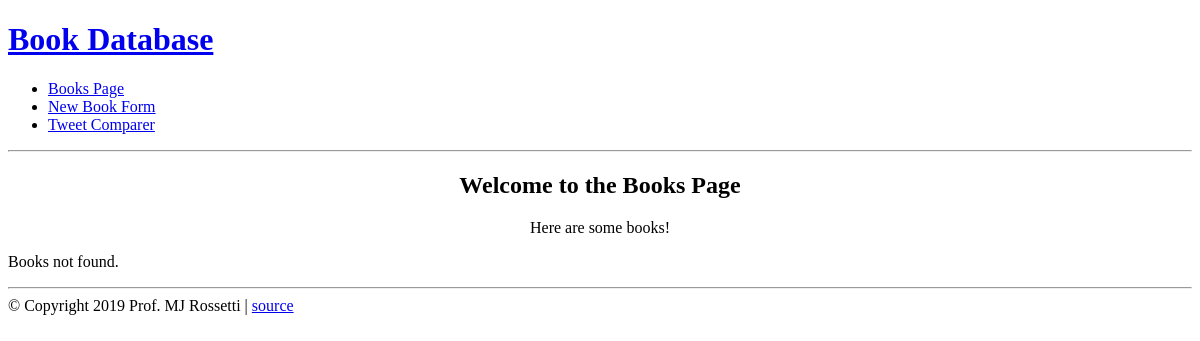
Before: /books with the older database file.
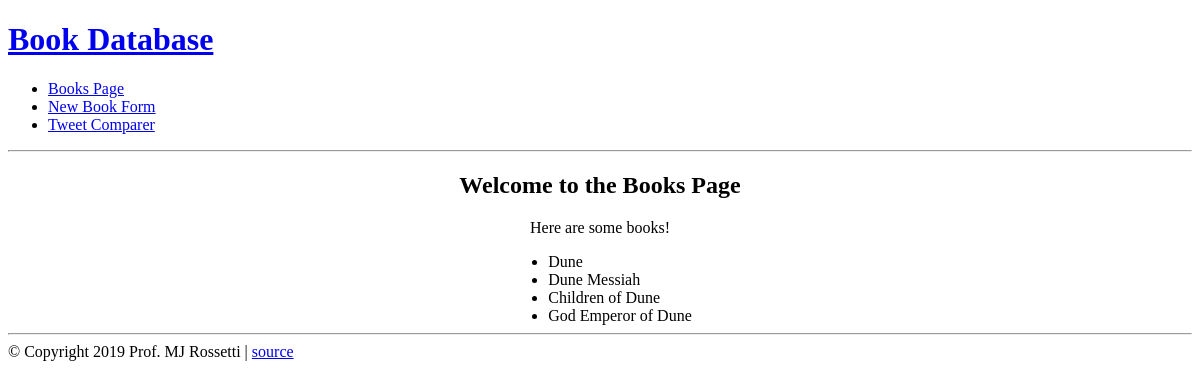
After: the same page with the newer database file.
### web_app/models.py (models this page shows)
class Book(db.Model):
    id = db.Column(db.Integer, primary_key=True)
    title = db.Column(db.String(128))
    author_id = db.Column(db.String(128))

### web_app/routes/book_routes.py (the view)
@book_routes.route("/books")
def list_books_for_humans():
    book_records = Book.query.all()
    print(book_records)
    return render_template("books.html", message="Here are some books!", books=book_records)

### web_app/templates/books.html (shortened to what this page needs)
{% extends "layout.html" %}
{% block content %}
    <h2 align="center">Welcome to the Books Page</h2>
    <p align="center">{{ message }}</p>
    {% if books %}
        <div align="center">
            <ul style="display: table; margin:0 auto;">
                {% for book in books %}
                <li align="left">{{ book.title }}</li>
                {% endfor %}
            </ul>
        </div>
    {% else %}
        <p>Books not found.</p>
    {% endif %}
{% endblock %}

### web_app/templates/layout.html (shortened to what this page needs)
<!doctype html>
<html>
  <head>
  </head>
  <body>
    <div class="container">
      <div id="nav">
        {% block nav %}
          <h1><a href="/">Book Database</a></h1>
          <ul>
            <li><a href="/books">Books Page</a></li>
            <li><a href="/books/new">New Book Form</a></li>
            <li><a href="/tweets">Tweet Comparer</a></li>
          </ul>
        {% endblock %}
      </div>
      <hr>
      <div id="content">
        {% block content %}
        {% endblock %}
      </div>
      <div id="footer">
        <hr>
        &copy; Copyright 2019 Prof. MJ Rossetti |
        <a href="https://github.com/prof-rossetti/">source</a>
      </div>
    </div>
  </body>
</html>

Changed rows visible on the page:
added Book: title "Dune"
added Book: title "Dune Messiah"
added Book: title "Children of Dune"
added Book: title "God Emperor of Dune"
Other visible differences:
text no longer shown: "Books not found."
